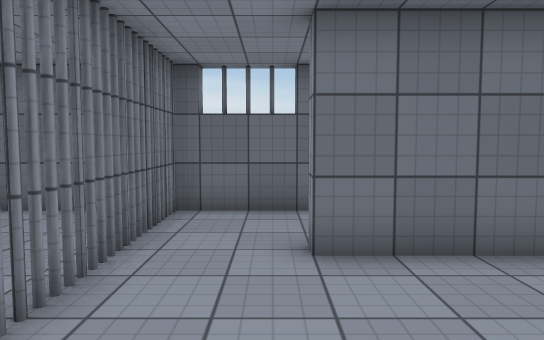
view 1 (above)

12 first-person views from a walk through a scene from a Unity 3-D project. The camera is 1.4 m above the floor, tilts 4° down and sees 70° across. The floor is counted in squares, 1 m on a side. Each view is taken from the middle of a square. On the plan, view 1 faces up. The plan holds only what a view shows up to about 16 squares ahead; the rest is blank. The place goes on beyond the plan. The player is left out. Some surface patterns are stand-ins.

view 2
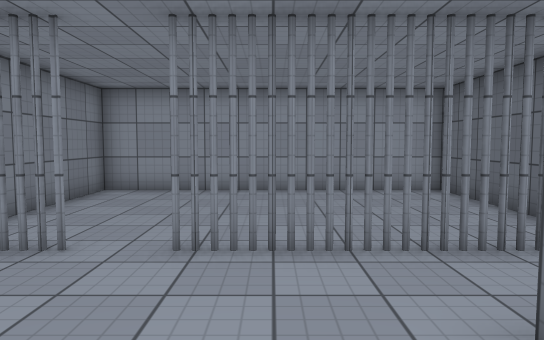

view 3
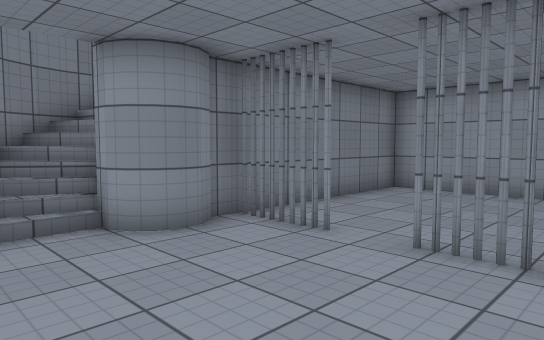

view 4
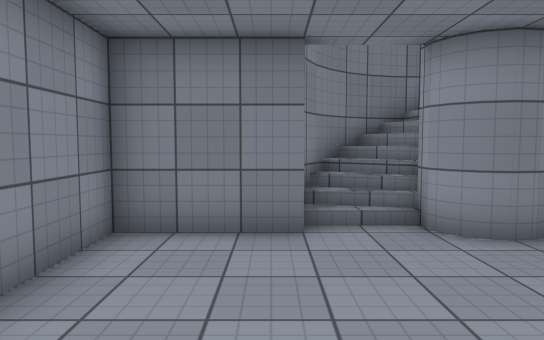

view 5
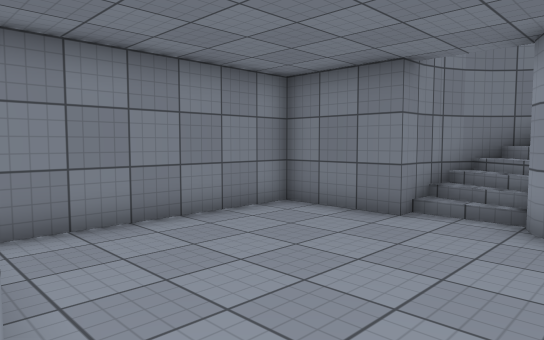

view 6
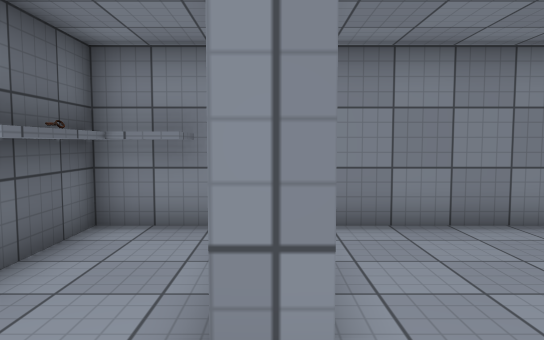

view 7
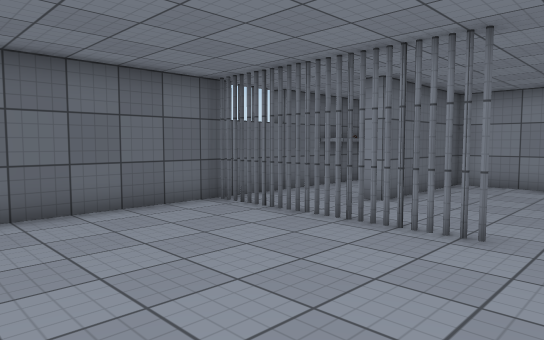

view 8
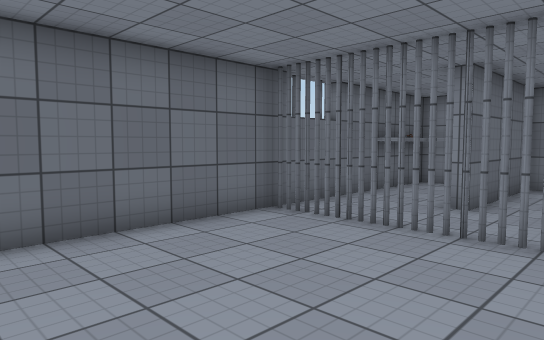

view 9
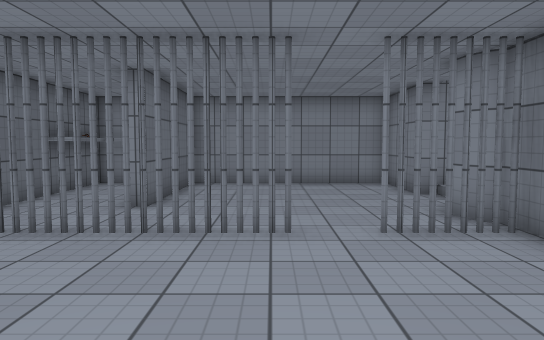

view 10
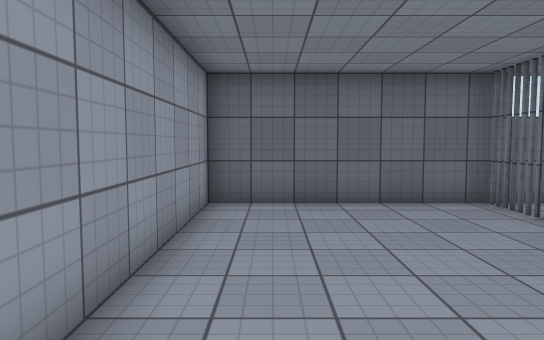

view 11
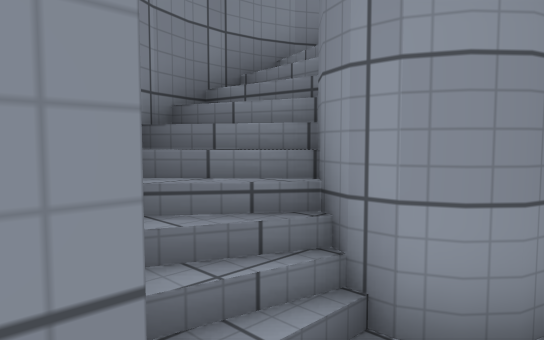

view 12
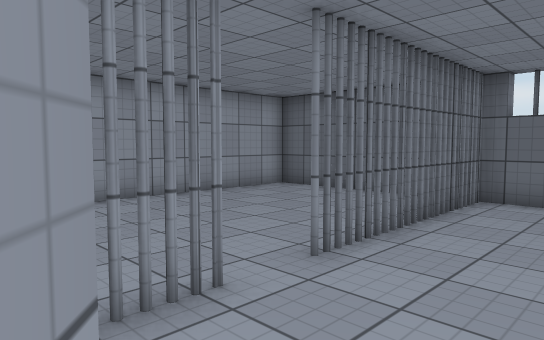

### Floor plan
Key: @ floor where view 1 was taken; # wall or solid block; x gap in a wall; . floor; / step, stairs or slope.
Columns run from 9 left of view 1 to 6 right of it. Each row starts with its distance up from view 1.
  8 ############## #
  7 #......x....####
  6 #......x......##
  5 #......x..######
  4 #......x.......#
  3 #......x.......#
  2 #......#.......#
  1 #..............#
  0 #....../.@.....#
 -1 #....../.......#
 -2 ######//##..####
 -3          #//#
 -4         ///##
 -5        #//##
 -6        ####

Where each view was taken, in squares from view 1:
view 1: 0 up, 0 right, facing up
view 2: 3 up, 3 right, facing left
view 3: 4 up, 3 right, facing down-left
view 4: 4 up, 3 right, facing down
view 5: 5 up, 1 left, facing down-right
view 6: 5 up, 1 left, facing right
view 7: 0 up, 8 left, facing up-right
view 8: 2 up, 8 left, facing up-right
view 9: 2 up, 8 left, facing right
view 10: 1 down, 7 left, facing up
view 11: 1 down, 3 right, facing down-left
view 12: 2 down, 1 right, facing up-left
